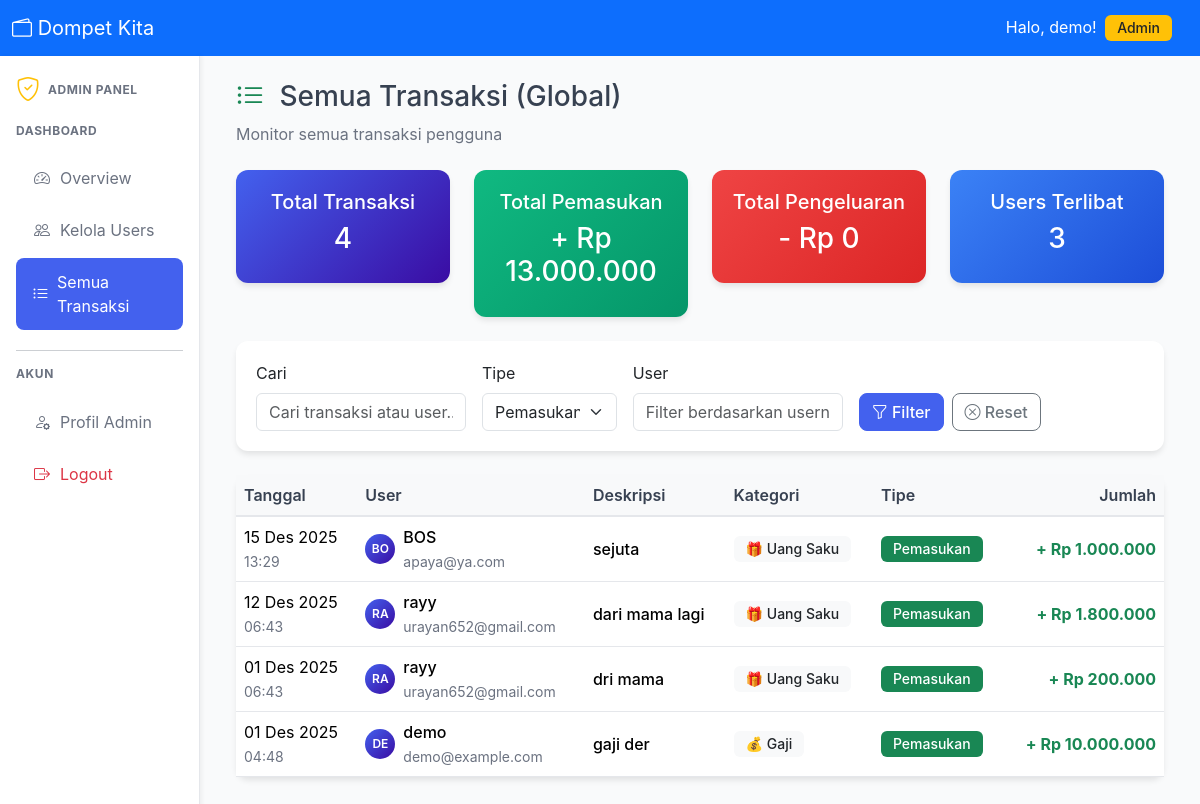
The app's page /admin/transactions.php?type=income (signed in) with its own data.
### tables this page shows
CREATE TABLE `transactions` (
  `id` int NOT NULL,
  `user_id` int NOT NULL,
  `category_id` int NOT NULL,
  `type` enum('income','expense') NOT NULL,
  `description` varchar(255) NOT NULL,
  `amount` decimal(15,2) NOT NULL,
  `date` date NOT NULL,
  `notes` text,
  `created_at` timestamp NULL DEFAULT CURRENT_TIMESTAMP,
  `updated_at` timestamp NULL DEFAULT CURRENT_TIMESTAMP ON UPDATE CURRENT_TIMESTAMP
);

CREATE TABLE `users` (
  `id` int NOT NULL,
  `username` varchar(50) NOT NULL,
  `name` varchar(100) NOT NULL,
  `email` varchar(100) NOT NULL,
  `password` varchar(255) NOT NULL,
  `role` enum('user','admin') DEFAULT 'user',
  `monthly_budget` decimal(15,2) DEFAULT '1500000.00',
  `created_at` timestamp NULL DEFAULT CURRENT_TIMESTAMP,
  `updated_at` timestamp NULL DEFAULT CURRENT_TIMESTAMP ON UPDATE CURRENT_TIMESTAMP
);

CREATE TABLE `categories` (
  `id` int NOT NULL,
  `user_id` int DEFAULT NULL,
  `name` varchar(100) NOT NULL,
  `icon` varchar(10) DEFAULT 0xF09F92B0,
  `color` varchar(7) DEFAULT '#6b7280',
  `type` enum('income','expense') NOT NULL,
  `is_default` tinyint(1) DEFAULT '0',
  `created_at` timestamp NULL DEFAULT CURRENT_TIMESTAMP
);

### config.php (called while the page is built, shortened)
<?php
function formatRupiah($angka) {
    return 'Rp ' . number_format((float)$angka, 0, ',', '.');
}
function formatTanggal($tanggal) {
    $bulan = [
        '01' => 'Jan', '02' => 'Feb', '03' => 'Mar', '04' => 'Apr',
        '05' => 'Mei', '06' => 'Jun', '07' => 'Jul', '08' => 'Ags',
        '09' => 'Sep', '10' => 'Okt', '11' => 'Nov', '12' => 'Des'
    ];
    $tgl = date('d', strtotime($tanggal));
    $bln = $bulan[date('m', strtotime($tanggal))];
    $thn = date('Y', strtotime($tanggal));
    return "$tgl $bln $thn";
}
?>

### admin/transactions.php (the view, shortened to what this page needs)
<?php
require_once '../config.php';
require_once '../crud/user-crud.php';
$page = (int)($_GET['page'] ?? 1);
$search = $_GET['search'] ?? '';
$type = $_GET['type'] ?? '';
$user_filter = $_GET['user'] ?? '';
$db = getDB();
$where = "WHERE 1=1";
$params = [];
$types = "";
if (!empty($type)) {
    $where .= " AND t.type = ?";
    $params[] = $type;
    $types .= "s";
}
$per_page = 20;
$query = "
    SELECT t.*, c.name as category_name, c.icon as category_icon, c.color as category_color,
           u.username, u.email
    FROM transactions t
    JOIN categories c ON t.category_id = c.id
    JOIN users u ON t.user_id = u.id
    $where
    ORDER BY t.created_at DESC
    LIMIT ? OFFSET ?
";
$offset = ($page - 1) * $per_page;
$params[] = $per_page;
$params[] = $offset;
$types .= "ii";
$stmt = $db->prepare($query);
if (!empty($params)) {
    $stmt->bind_param($types, ...$params);
}
$stmt->execute();
$result = $stmt->get_result();
$transactions = [];
while ($row = $result->fetch_assoc()) {
    $transactions[] = $row;
}
$stats_query = "
    SELECT
        COUNT(*) as total_transactions,
        SUM(CASE WHEN type = 'income' THEN amount ELSE 0 END) as total_income,
        SUM(CASE WHEN type = 'expense' THEN amount ELSE 0 END) as total_expense,
        COUNT(DISTINCT user_id) as unique_users
    FROM transactions t
    JOIN users u ON t.user_id = u.id
    $where
";
if (!empty($params)) {
    $stats_params = array_slice($params, 0, -2);
    $stats_types = substr($types, 0, -2);
    if (!empty($stats_params)) {
        $stats_stmt = $db->prepare($stats_query);
        $stats_stmt->bind_param($stats_types, ...$stats_params);
        $stats_stmt->execute();
        $stats = $stats_stmt->get_result()->fetch_assoc();
    } else {
        $stats = $db->query($stats_query)->fetch_assoc();
    }
} else {
    $stats = $db->query($stats_query)->fetch_assoc();
}
include '../includes/header.php';
include '../includes/admin-sidebar.php';
?>
<div class="d-flex justify-content-between align-items-center mb-4">
    <div>
        <h1 class="h3">
            <i class="bi bi-list-ul text-success me-2"></i>
            Semua Transaksi (Global)
        </h1>
        <p class="text-muted mb-0">Monitor semua transaksi pengguna</p>
    </div>
</div>
<div class="row mb-4">
    <div class="col-md-3">
        <div class="card stat-card bg-primary text-white">
            <div class="card-body text-center">
                <h5>Total Transaksi</h5>
                <h3><?php echo number_format($stats['total_transactions']); ?></h3>
            </div>
        </div>
    </div>
    <div class="col-md-3">
        <div class="card stat-card income-card">
            <div class="card-body text-center">
                <h5>Total Pemasukan</h5>
                <h3>+ <?php echo formatRupiah($stats['total_income']); ?></h3>
            </div>
        </div>
    </div>
    <div class="col-md-3">
        <div class="card stat-card expense-card">
            <div class="card-body text-center">
                <h5>Total Pengeluaran</h5>
                <h3>- <?php echo formatRupiah($stats['total_expense']); ?></h3>
            </div>
        </div>
    </div>
    <div class="col-md-3">
        <div class="card stat-card bg-info text-white">
            <div class="card-body text-center">
                <h5>Users Terlibat</h5>
                <h3><?php echo number_format($stats['unique_users']); ?></h3>
            </div>
        </div>
    </div>
</div>
<div class="card mb-4">
    <div class="card-body">
        <form method="GET" class="row g-3">
            <div class="col-md-3">
                <label class="form-label">Cari</label>
                <input type="text" class="form-control" name="search"
                       value="<?php echo htmlspecialchars($search); ?>"
                       placeholder="Cari transaksi atau user...">
            </div>
            <div class="col-md-2">
                <label class="form-label">Tipe</label>
                <select class="form-select" name="type">
                    <option value="income" <?php echo $type === 'income' ? 'selected' : ''; ?>>Pemasukan</option>
                </select>
            </div>
            <div class="col-md-3">
                <label class="form-label">User</label>
                <input type="text" class="form-control" name="user"
                       value="<?php echo htmlspecialchars($user_filter); ?>"
                       placeholder="Filter berdasarkan username...">
            </div>
            <div class="col-md-4 d-flex align-items-end gap-2">
                <button type="submit" class="btn btn-primary">
                    <i class="bi bi-funnel"></i> Filter
                </button>
                <a href="transactions.php" class="btn btn-outline-secondary">
                    <i class="bi bi-x-circle"></i> Reset
                </a>
            </div>
        </form>
    </div>
</div>
<div class="card">
    <div class="card-body p-0">
        <?php if (empty($transactions)): ?>
        <div class="text-center p-5">
            <i class="bi bi-cash-stack fs-1 text-muted"></i>
            <h5 class="mt-3">Tidak ada transaksi</h5>
            <p class="text-muted">Belum ada transaksi yang sesuai dengan filter Anda</p>
        </div>
        <?php else: ?>
        <div class="table-responsive">
            <table class="table table-hover mb-0">
                <thead class="table-light">
                    <tr>
                        <th>Tanggal</th>
                        <th>User</th>
                        <th>Deskripsi</th>
                        <th>Kategori</th>
                        <th>Tipe</th>
                        <th class="text-end">Jumlah</th>
                    </tr>
                </thead>
                <tbody>
                    <?php foreach ($transactions as $transaction): ?>
                    <tr>
                        <td>
                            <div><?php echo formatTanggal($transaction['date']); ?></div>
                            <small class="text-muted"><?php echo date('H:i', strtotime($transaction['created_at'])); ?></small>
                        </td>
                        <td>
                            <div class="d-flex align-items-center">
                                <div class="avatar-circle me-2" style="width: 30px; height: 30px; font-size: 0.75rem;">
                                    <?php echo strtoupper(substr($transaction['username'], 0, 2)); ?>
                                </div>
                                <div>
                                    <div class="fw-medium"><?php echo htmlspecialchars($transaction['username']); ?></div>
                                    <small class="text-muted"><?php echo htmlspecialchars($transaction['email']); ?></small>
                                </div>
                            </div>
                        </td>
                        <td>
                            <div class="fw-medium"><?php echo htmlspecialchars($transaction['description']); ?></div>
                        </td>
                        <td>
                            <span class="badge bg-light text-dark">
                                <?php echo $transaction['category_icon']; ?>
                                <?php echo htmlspecialchars($transaction['category_name']); ?>
                            </span>
                        </td>
                        <td>
                            <span class="badge <?php echo $transaction['type'] === 'income' ? 'bg-success' : 'bg-danger'; ?>">
                                <?php echo $transaction['type'] === 'income' ? 'Pemasukan' : 'Pengeluaran'; ?>
                            </span>
                        </td>
                        <td class="text-end">
                            <span class="fw-bold <?php echo $transaction['type'] === 'income' ? 'text-success' : 'text-danger'; ?>">
                                <?php echo $transaction['type'] === 'income' ? '+' : '-'; ?>
                                <?php echo formatRupiah($transaction['amount']); ?>
                            </span>
                        </td>
                    </tr>
                    <?php endforeach; ?>
                </tbody>
            </table>
        </div>
        <?php endif; ?>
    </div>
</div>
<?php
include '../includes/footer.php';
?>

### assets/css/style.css (style rules this page uses)
:root { --primary: #4361ee; --secondary: #3a0ca3; --success: #10b981; --danger: #ef4444; --warning: #f59e0b; --info: #3b82f6; --light: #f8f9fa; --dark: #1f2937; --gray: #6b7280; }
body { background-color: #f9fafb; font-family: 'Inter', -apple-system, BlinkMacSystemFont, 'Segoe UI', Roboto, sans-serif; color: #374151; }
.stat-card { border-radius: 12px; border: none; box-shadow: 0 4px 6px -1px rgba(0, 0, 0, 0.1); transition: transform 0.2s; overflow: hidden; }
.income-card { background: linear-gradient(135deg, var(--success), #059669); color: white; }
.expense-card { background: linear-gradient(135deg, var(--danger), #dc2626); color: white; }
.table th { background-color: #f8f9fa; border-bottom: 2px solid #e5e7eb; font-weight: 600; color: #4b5563; white-space: nowrap; }
.table td { vertical-align: middle; border-bottom: 1px solid #e5e7eb; }
.badge { font-size: 0.875rem; font-weight: 500; padding: 0.375rem 0.75rem; }
.btn { border-radius: 8px; font-weight: 500; transition: all 0.2s; }
.btn-primary { background-color: var(--primary); border-color: var(--primary); }
.card { border-radius: 12px; border: none; box-shadow: 0 4px 6px -1px rgba(0, 0, 0, 0.1); }
.card-body { padding: 1.25rem; }
.card { animation: fadeIn 0.3s ease-out; }
.text-muted { color: #6b7280 !important; }
.fw-medium { font-weight: 500 !important; }
.table th { font-weight: 600; color: #374151; border-bottom: 2px solid #e5e7eb; }
.table td { vertical-align: middle; }
.avatar-circle { width: 40px; height: 40px; border-radius: 50%; background: linear-gradient(135deg, var(--primary), var(--secondary)); color: white; display: flex; align-items: center; justify-content: center; font-weight: 600; font-size: 0.875rem; }
.stat-card.bg-primary { background: linear-gradient(135deg, #4361ee, #3a0ca3) !important; }
.stat-card.bg-info { background: linear-gradient(135deg, #3b82f6, #1d4ed8) !important; }
.table th { font-weight: 600; color: #374151; background-color: #f8f9fa; }

### records on screen
transactions: date "15 Des 2025", created_at "13:29", user.username "BO", user.username "BOS", user.email "apaya@ya.com", description "sejuta", category.icon "🎁", category.name "Uang Saku", type "Pemasukan", amount "Rp 1.000.000"
transactions: date "12 Des 2025", created_at "06:43", user.username "RA", user.username "rayy", user.email "urayan652@gmail.com", description "dari mama lagi", category.icon "🎁", category.name "Uang Saku", type "Pemasukan", amount "Rp 1.800.000"
transactions: date "01 Des 2025", created_at "06:43", user.username "RA", user.username "rayy", user.email "urayan652@gmail.com", description "dri mama", category.icon "🎁", category.name "Uang Saku", type "Pemasukan", amount "Rp 200.000"
transactions: date "01 Des 2025", created_at "04:48", user.username "DE", user.username "demo", user.email "demo@example.com", description "gaji der", category.icon "💰", category.name "Gaji", type "Pemasukan", amount "Rp 10.000.000"

### other values on screen
$username "demo"
$stats['total_transactions'] "4"
formatRupiah($stats['total_income']) "Rp 13.000.000"
formatRupiah($stats['total_expense']) "Rp 0"
$stats['unique_users'] "3"
